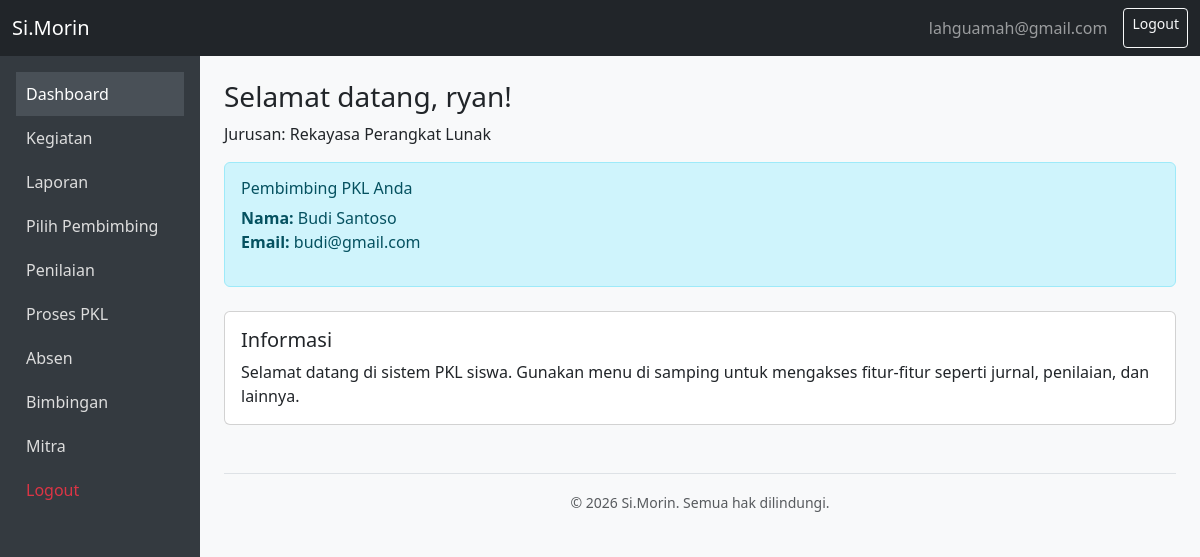
Screenshot of /siswa/App/Views/dashboard.php (signed in) with the database file from the repository.
### tables this page shows
CREATE TABLE `datasiswa` (
  `id` int(11) NOT NULL,
  `email` varchar(100) NOT NULL,
  `password` varchar(255) NOT NULL,
  `nama` varchar(255) NOT NULL,
  `nis` int(11) NOT NULL,
  `jurusan` varchar(255) NOT NULL,
  `kelas` varchar(50) DEFAULT NULL,
  `tahun_pkl` year(4) DEFAULT NULL,
  `semester_pkl` varchar(10) DEFAULT NULL
);

CREATE TABLE `dataguru` (
  `id_guru` int(11) NOT NULL,
  `nama_guru` varchar(100) DEFAULT NULL,
  `email` varchar(100) DEFAULT NULL,
  `password` varchar(255) DEFAULT NULL,
  `jurusan` varchar(255) DEFAULT NULL
);

### siswa/App/Views/dashboard.php (the view, shortened to what this page needs)
<?php
require_once __DIR__ . "/../../Config/database.php";
$id_siswa = $_SESSION["id_siswa"];
$query = "SELECT * FROM datasiswa WHERE id = ?";
$stmt = $conn->prepare($query);
$stmt->bind_param("i", $id_siswa);
$stmt->execute();
$result = $stmt->get_result();
$data = $result->fetch_assoc();
$jurusan = $data['jurusan'] ?? null;
$pembimbing = null;
$stmt = $conn->prepare("
    SELECT g.nama_guru, g.email
    FROM bimbingan b
    JOIN dataguru g ON b.id_guru = g.id_guru
    WHERE b.id_siswa = ?
");
$stmt->bind_param("i", $id_siswa);
$stmt->execute();
$pembimbing_result = $stmt->get_result();
if ($pembimbing_result->num_rows > 0) {
    $pembimbing = $pembimbing_result->fetch_assoc();
}
?>
<?php include 'template/header.php'; ?>
<?php include 'template/sidebar.php'; ?>
<h3>Selamat datang, <?= htmlspecialchars($data['nama']) ?>!</h3>
<p>Jurusan: <?= htmlspecialchars($jurusan) ?></p>
<?php if ($pembimbing): ?>
    <div class="alert alert-info mt-3">
        <h6>Pembimbing PKL Anda</h6>
        <p>
            <strong>Nama:</strong> <?= htmlspecialchars($pembimbing['nama_guru']) ?><br>
            <strong>Email:</strong> <?= htmlspecialchars($pembimbing['email']) ?>
        </p>
    </div>
<?php else: ?>
    <div class="alert alert-warning mt-3">
        Anda belum memiliki pembimbing PKL.
    </div>
<?php endif; ?>
<div class="card mt-4">
    <div class="card-body">
        <h5 class="card-title">Informasi</h5>
        <p class="card-text">Selamat datang di sistem PKL siswa. Gunakan menu di samping untuk mengakses fitur-fitur seperti jurnal, penilaian, dan lainnya.</p>
    </div>
</div>
<?php include 'template/footer.php'; ?>

### siswa/App/Views/template/header.php (style rules this page uses)
body { background-color: #f8f9fa; }

### rows the page displays
datasiswa: nama "ryan", jurusan "Rekayasa Perangkat Lunak"
dataguru: nama_guru "Budi Santoso", email "budi@gmail.com"

### other values shown
$_SESSION['siswa_email'] "lahguamah@gmail.com"
